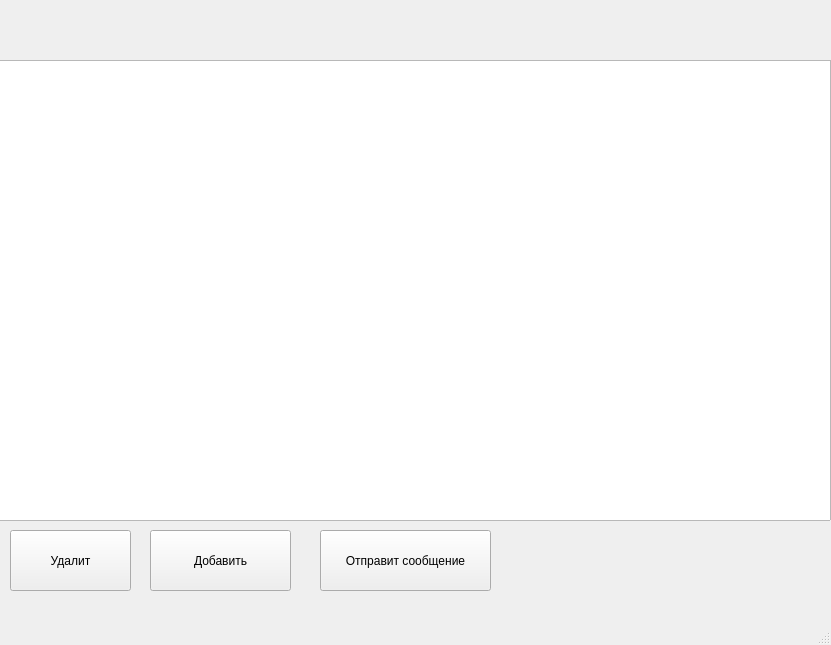
<?xml version="1.0" encoding="UTF-8"?>
<ui version="4.0">
 <class>MainWindow</class>
 <widget class="QMainWindow" name="MainWindow">
  <property name="geometry">
   <rect>
    <x>0</x>
    <y>0</y>
    <width>831</width>
    <height>645</height>
   </rect>
  </property>
  <property name="windowTitle">
   <string>MainWindow</string>
  </property>
  <widget class="QWidget" name="centralwidget">
   <widget class="QListWidget" name="listWidget">
    <property name="geometry">
     <rect>
      <x>-10</x>
      <y>60</y>
      <width>841</width>
      <height>461</height>
     </rect>
    </property>
   </widget>
   <widget class="QPushButton" name="DelleteButton">
    <property name="geometry">
     <rect>
      <x>10</x>
      <y>530</y>
      <width>121</width>
      <height>61</height>
     </rect>
    </property>
    <property name="text">
     <string>Удалит</string>
    </property>
   </widget>
   <widget class="QPushButton" name="addElementButton">
    <property name="geometry">
     <rect>
      <x>150</x>
      <y>530</y>
      <width>141</width>
      <height>61</height>
     </rect>
    </property>
    <property name="text">
     <string>Добавить</string>
    </property>
   </widget>
   <widget class="QPushButton" name="sendMessageButton">
    <property name="geometry">
     <rect>
      <x>320</x>
      <y>530</y>
      <width>171</width>
      <height>61</height>
     </rect>
    </property>
    <property name="text">
     <string>Отправит сообщение</string>
    </property>
   </widget>
  </widget>
  <widget class="QMenuBar" name="menubar">
   <property name="geometry">
    <rect>
     <x>0</x>
     <y>0</y>
     <width>831</width>
     <height>22</height>
    </rect>
   </property>
  </widget>
  <widget class="QStatusBar" name="statusbar"/>
 </widget>
 <resources/>
 <connections/>
</ui>
